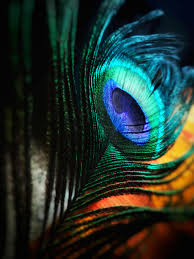
#> input picture Experiment-01/Sample.jpg, 194 x 259 px, found by its file name
$ jupyter execute EXP_7_CV.ipynb
#> lines starting #> are read from the running program, lines starting #| are printed output that depends on the picture
# Name: Prathamesh Arvind Jadhav
# Roll No: 3014

[cell 1]
import cv2
import matplotlib.pyplot as plt

[cell 2]
img1 = cv2.imread('/content/drive/MyDrive/Computer Vision/Sample.jpg')
#> img1 is the input picture: shape (259, 194, 3); mean B, G, R 42.9, 49.4, 33.7
img2 = cv2.imread('/content/drive/MyDrive/Computer Vision/AI.jpg')
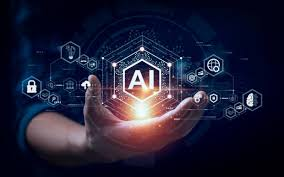
#> input picture Experiment-07/AI.jpg, 284 x 177 px, found by its file name
#> img2 is the input picture: shape (177, 284, 3); mean B, G, R 53.8, 32.1, 33.1

[cell 3]
gray1 = cv2.cvtColor(img1, cv2.COLOR_BGR2GRAY)
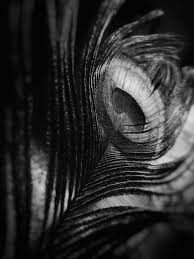
#> gray1: shape (259, 194); min 0, max 236, mean 44
gray2 = cv2.cvtColor(img2, cv2.COLOR_BGR2GRAY)
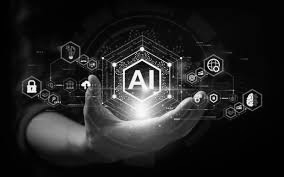
#> gray2: shape (177, 284); min 1, max 255, mean 34.8

[cell 4]
orb = cv2.ORB_create(nfeatures=500)
kp_orb1, des_orb1 = orb.detectAndCompute(gray1, None)
#> kp_orb1 = 366 keypoints; strongest (x, y, size): (147, 123, 31), (145, 123, 31), (144, 129, 31), (155, 87, 31)
kp_orb2, des_orb2 = orb.detectAndCompute(gray2, None)
#> kp_orb2 = 412 keypoints; strongest (x, y, size): (83, 84, 31), (31, 83, 31), (86, 84, 31), (84, 86, 31)
bf_orb = cv2.BFMatcher(cv2.NORM_HAMMING, crossCheck=True)
matches_orb = bf_orb.match(des_orb1, des_orb2)
#> matches_orb = 93 matches
matches_orb = sorted(matches_orb, key=lambda x: x.distance)
img_match_orb = cv2.drawMatches(img1, kp_orb1, img2, kp_orb2, matches_orb[:20],
None, flags=2)
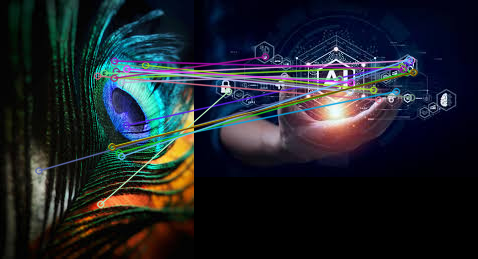
#> img_match_orb: shape (259, 478, 3); mean B, G, R 41.9, 35.6, 31.1

[cell 5]
sift = cv2.SIFT_create()
kp_sift1, des_sift1 = sift.detectAndCompute(gray1, None)
#> kp_sift1 = 453 keypoints; strongest (x, y, size): (54, 193, 3), (39, 187, 9.5), (52, 205, 3.4), (165, 159, 6.6)
kp_sift2, des_sift2 = sift.detectAndCompute(gray2, None)
#> kp_sift2 = 202 keypoints; strongest (x, y, size): (169, 65, 2.8), (142, 49, 2.8), (114, 65, 2.9), (31, 83, 2.3)
bf_sift = cv2.BFMatcher(cv2.NORM_L2, crossCheck=True)
matches_sift = bf_sift.match(des_sift1, des_sift2)
#> matches_sift = 73 matches
matches_sift = sorted(matches_sift, key=lambda x: x.distance)
img_match_sift = cv2.drawMatches(img1, kp_sift1, img2, kp_sift2, matches_sift[:20],
None, flags=2)
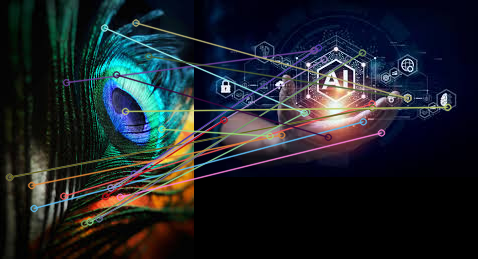
#> img_match_sift: shape (259, 478, 3); mean B, G, R 42.3, 36.5, 31.2

[cell 6]
def show_matches(img, title):
#> called with title = 'ORB: Top 20 Feature Matches'
   plt.figure(figsize=(12, 6))
   plt.imshow(cv2.cvtColor(img, cv2.COLOR_BGR2RGB))
   plt.title(title)
   plt.axis('off')
   plt.show()
show_matches(img_match_orb, "ORB: Top 20 Feature Matches")
show_matches(img_match_sift, "SIFT: Top 20 Feature Matches")
